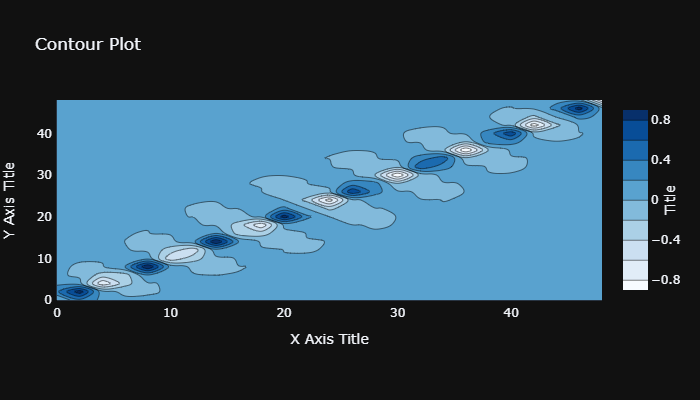

This chart was generated by the following Python code:
import plotly.graph_objects as plot
import numpy as np

# X , Y , Z cordinates
x_cord = np.arange(0, 50, 2)
y_cord = np.arange(0, 50, 2)
z_function = np.sin((x_cord + y_cord)/2)

fig = plot.Figure(data=plot.Contour(x=x_cord,
                                y=y_cord,
                                z=z_function,
                                colorscale='blues',
                                contours=dict(
                                    showlabels=False,  # show labels on contours
                                    labelfont=dict(  # label font properties
                                        size=12,
                                        color='white',
                                    )
                                ),
                                colorbar=dict(
                                    thickness=25,
                                    thicknessmode='pixels',
                                    len=1.0,
                                    lenmode='fraction',
                                    outlinewidth=0,
                                    title='Title',
                                    titleside='right',
                                ),

                                )
                )

fig.update_layout(
    title='Contour Plot',
    xaxis_title='X Axis Title',
    yaxis_title='Y Axis Title',
    autosize=False,
    width=700,
    height=400,
    margin=dict(l=50, r=50, b=100, t=100, pad=4)
)

fig.layout.template = 'plotly_dark'
fig.show()
